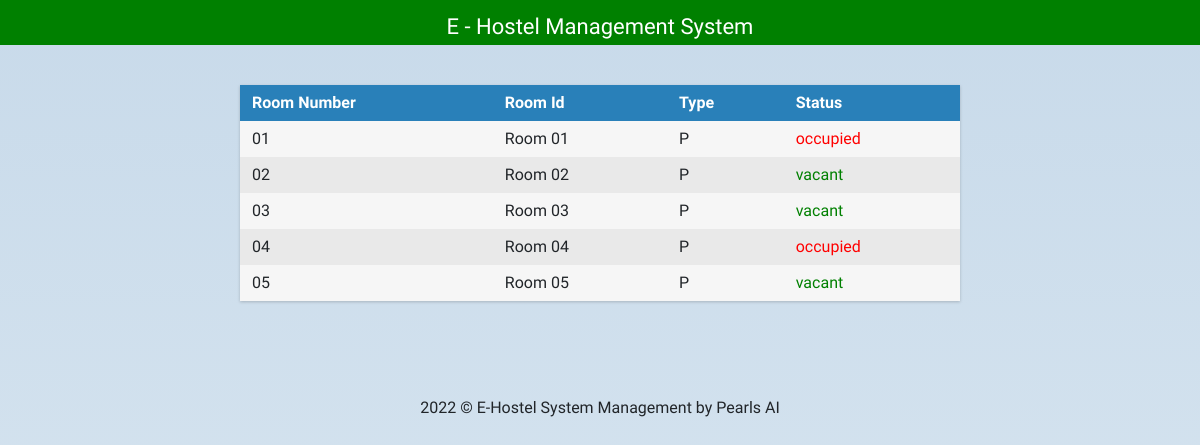
The app's page /hostels/B/ with its own data.
### selection/models.py (models this page shows, shortened)
class Room(models.Model):
    room_choice = [('S', 'Single Occupancy'), ('D', 'Double Occupancy'), ('P', 'Reserved for Research Scholars'),('B', 'Both Single and Double Occupancy')]
    no = models.CharField(max_length=5)
    name = models.CharField(max_length=10)
    room_type = models.CharField(choices=room_choice, max_length=1, default=None)
    vacant = models.BooleanField(default=False)
    hostel = models.ForeignKey('Hostel', on_delete=models.CASCADE)
    repair = models.CharField(max_length=100, blank=True)

### selection/views.py (the view)
# urls.py: path('hostels/<slug:hostel_name>/', views.hostel_detail_view, name='hostel'),
def hostel_detail_view(request, hostel_name):
    try:
        this_hostel = Hostel.objects.get(name=hostel_name)
    except Hostel.DoesNotExist:
        raise Http404("Invalid Hostel Name")
    context = {
        'hostel': this_hostel,
        'rooms': Room.objects.filter(
            hostel=this_hostel).order_by('name')}
    return render(request, 'hostels.html', context)

### selection/templates/hostels.html
{% extends 'base.html' %}
{% block content %}
    <div class="wrapper">
        <div class="table">
            <div class="row header">
                <div class="cell">
                    Room Number
                </div>
                <div class="cell">
                    Room Id
                </div>
                <div class="cell">
                    Type
                </div>
                <div class="cell">
                    Status
                </div>
            </div>
            {% for room in rooms %}
                <div class="row">
                    <div class="cell" data-title="Number">
                        {{ room.no }}
                    </div>
                    <div class="cell" data-title="Name">
                        {{ room.name }}
                    </div>
                    <div class="cell" data-title="Type">
                        {{ room.room_type }}
                    </div>
                    <div class="cell" style="{% if room.vacant %} color: green {% else %} color:Red {% endif %}" data-title="Status">
                        {% if room.vacant %} vacant {% else %} occupied {% endif %}
                    </div>
                </div>
            {% endfor %}
        </div>
    </div>
{% endblock content %}

### selection/static/selection/style.css (style rules this page uses)
body { font-family: 'Inconsolata', sans-serif; font-style: normal; font-weight: 200; margin: 0px; background: linear-gradient(#c8daea, #dae7f1);  }
* { box-sizing: border-box; }
.row { margin-top:20px; }
.wrapper { margin: 0 auto; padding: 40px; max-width: 800px; }
.table { margin: 0 0 40px 0; width: 100%; box-shadow: 0 1px 3px rgba(0, 0, 0, 0.2); display: table; }
.row { display: table-row; background: #f6f6f6; }
.row:nth-of-type(odd) { background: #e9e9e9; }
.row.header { font-weight: 900; color: #ffffff; background: #2980b9; }
.cell { white-space: nowrap; padding: 6px 12px; display: table-cell; }

### records on screen
Room: no "01", name "Room 01", room_type "P", vacant "occupied"
Room: no "02", name "Room 02", room_type "P", vacant "vacant"
Room: no "03", name "Room 03", room_type "P", vacant "vacant"
Room: no "04", name "Room 04", room_type "P", vacant "occupied"
Room: no "05", name "Room 05", room_type "P", vacant "vacant"
